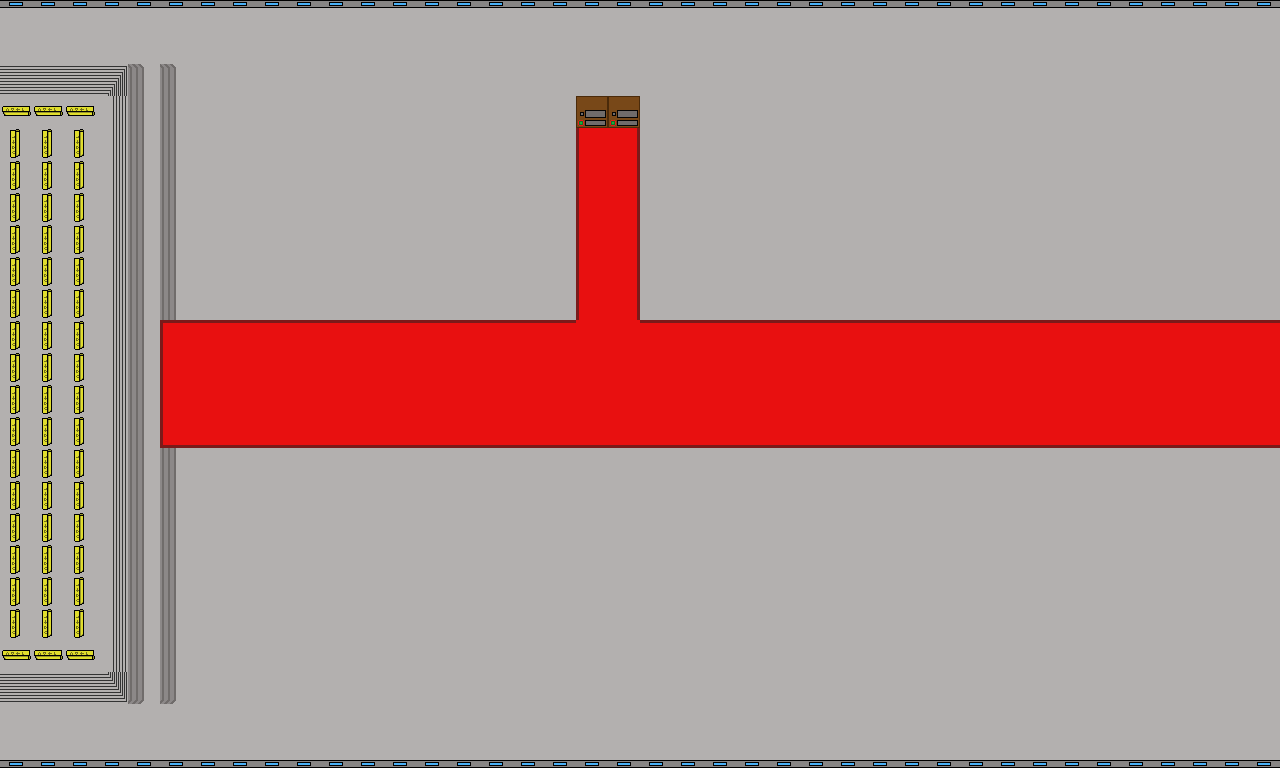

A 2D game scene composited from a Tiled map and its tileset images. What follows is a short description and the map's XML, with each tile layer's data collapsed to a summary:
An orthogonal 40x24 tile map with 32x32 px tiles, 1 tile layer (Tile Layer 1) and 9 objects.

<map version="1.0" orientation="orthogonal" width="40" height="24" tilewidth="32" tileheight="32">
 <tileset firstgid="1" name="bank" tilewidth="32" tileheight="32">
  <image source="bank.png" width="512" height="64" />
 </tileset>
 <layer name="Tile Layer 1" width="40" height="24">
  <data>[960 cells, 960 non-empty, 20 distinct tile ids]</data>
 </layer>
 <objectgroup name="collision" width="40" height="24">
  <object x="-4" y="-4" width="1280" height="21" />
  <object x="1268" y="-5" width="11" height="772" />
  <object x="1" y="756" width="1279" height="11" />
  <object x="-5" y="-4" width="16" height="767" />
  <object x="-1" y="68" width="125" height="25" />
  <object x="105" y="96" width="17" height="573" />
  <object x="-3" y="675" width="124" height="28" />
  <object x="1013" y="-109" />
  <object x="577" y="97" width="63" height="30" />
 </objectgroup>
</map>